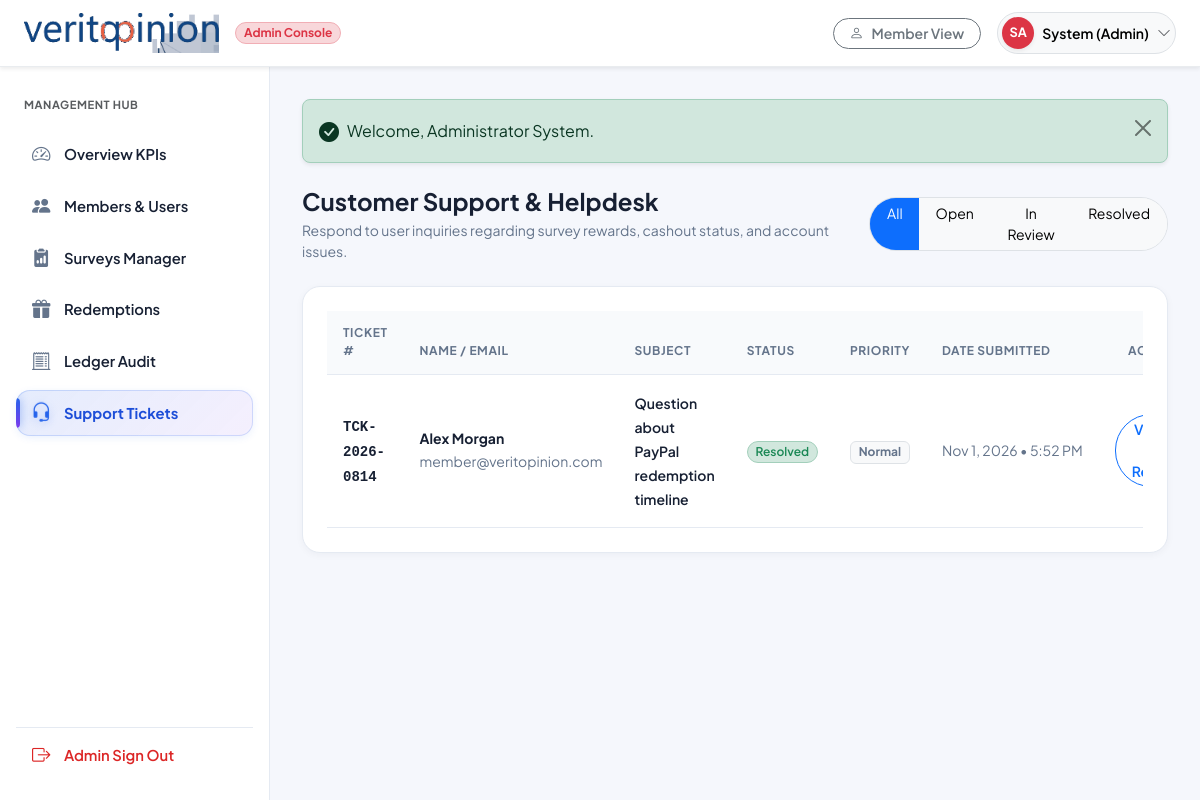
Screenshot of /admin/support.php (signed in) with the database file from the repository.
### tables this page shows
CREATE TABLE `users` (
  `id` INT AUTO_INCREMENT PRIMARY KEY,
  `first_name` VARCHAR(100) NOT NULL,
  `last_name` VARCHAR(100) NOT NULL,
  `email` VARCHAR(191) NOT NULL UNIQUE,
  `pending_email` VARCHAR(191) DEFAULT NULL,
  `email_verification_token` VARCHAR(255) DEFAULT NULL,
  `email_verification_expires_at` DATETIME DEFAULT NULL,
  `password_hash` VARCHAR(255) NOT NULL,
  `country` VARCHAR(100) NOT NULL DEFAULT 'United States',
  `state` VARCHAR(100) DEFAULT NULL,
  `city` VARCHAR(100) DEFAULT NULL,
  `phone` VARCHAR(50) DEFAULT NULL,
  `date_of_birth` DATE DEFAULT NULL,
  `gender` VARCHAR(50) DEFAULT NULL,
  `avatar` VARCHAR(255) DEFAULT NULL,
  `employment_status` VARCHAR(100) DEFAULT NULL,
  `annual_income` VARCHAR(100) DEFAULT NULL,
  `education_level` VARCHAR(100) DEFAULT NULL,
  `role` ENUM('member', 'admin') NOT NULL DEFAULT 'member',
  `status` ENUM('active', 'suspended', 'pending') NOT NULL DEFAULT 'active',
  `balance_points` INT NOT NULL DEFAULT 0,
  `lifetime_earnings_usd` DECIMAL(10,2) NOT NULL DEFAULT 0.00,
  `completed_surveys_count` INT NOT NULL DEFAULT 0,
  `profile_completion_pct` INT NOT NULL DEFAULT 35,
  `notification_preferences` TEXT DEFAULT NULL,
  `reset_token` VARCHAR(255) DEFAULT NULL,
  `reset_expires_at` DATETIME DEFAULT NULL,
  `deleted_at` DATETIME DEFAULT NULL,
  `created_at` TIMESTAMP DEFAULT CURRENT_TIMESTAMP,
  `updated_at` TIMESTAMP DEFAULT CURRENT_TIMESTAMP ON UPDATE CURRENT_TIMESTAMP,
  INDEX `idx_users_email` (`email`),
  INDEX `idx_users_role` (`role`),
  INDEX `idx_users_status` (`status`),
  INDEX `idx_users_deleted` (`deleted_at`)
);

CREATE TABLE `support_tickets` (
  `id` INT AUTO_INCREMENT PRIMARY KEY,
  `ticket_number` VARCHAR(50) NOT NULL UNIQUE,
  `user_id` INT DEFAULT NULL,
  `name` VARCHAR(100) NOT NULL,
  `email` VARCHAR(191) NOT NULL,
  `subject` VARCHAR(255) NOT NULL,
  `message` TEXT NOT NULL,
  `status` ENUM('open', 'in_review', 'resolved') NOT NULL DEFAULT 'open',
  `priority` ENUM('normal', 'high', 'urgent') NOT NULL DEFAULT 'normal',
  `admin_reply` TEXT DEFAULT NULL,
  `admin_id` INT DEFAULT NULL,
  `replied_at` DATETIME DEFAULT NULL,
  `created_at` TIMESTAMP DEFAULT CURRENT_TIMESTAMP,
  `updated_at` TIMESTAMP DEFAULT CURRENT_TIMESTAMP ON UPDATE CURRENT_TIMESTAMP,
  INDEX `idx_tickets_user` (`user_id`),
  INDEX `idx_tickets_status` (`status`),
  INDEX `idx_tickets_admin` (`admin_id`),
  CONSTRAINT `fk_tickets_user` FOREIGN KEY (`user_id`) REFERENCES `users`(`id`) ON DELETE SET NULL,
  CONSTRAINT `fk_tickets_admin` FOREIGN KEY (`admin_id`) REFERENCES `users`(`id`) ON DELETE SET NULL
);

### includes/auth_check.php (called while the page is built, shortened)
<?php
require_once __DIR__ . '/functions.php';
function is_logged_in(): bool {
    if (!empty($_SESSION['user_id'])) {
        return true;
    }
    if (!empty($_COOKIE['vy_auth_token'])) {
        $raw = base64_decode($_COOKIE['vy_auth_token'], true);
        if ($raw && str_contains($raw, ':')) {
            $parts = explode(':', $raw);
            if (count($parts) === 3) {
                [$uId, $expiry, $sig] = $parts;
                $uId = (int)$uId;
                $exp = (int)$expiry;
                if ($uId > 0 && $exp > time()) {
                    try {
                        $db = get_db();
                        $stmt = $db->prepare("SELECT id, role, status, password_hash FROM users WHERE id = :id");
                        $stmt->execute([':id' => $uId]);
                        $u = $stmt->fetch();
                        if ($u && $u['status'] !== 'suspended') {
                            $hashSnippet = substr((string)$u['password_hash'], 0, 16);
                            $expectedSig = hash_hmac('sha256', "{$uId}:{$exp}:{$hashSnippet}", get_app_secret());
                            if (hash_equals($expectedSig, $sig)) {
                                return true;
                            }
                        }
                    } catch (Throwable $e) {
                    }
                }
            }
        }
    }
    return false;
}
function current_user(): ?array {
    static $cachedUser = null;
    if ($cachedUser !== null) {
        return $cachedUser;
    }
    $db = get_db();
    try {
        $stmt = $db->prepare("
            SELECT id, first_name, last_name, email, pending_email, email_verification_token,
                   country, state, city, phone, date_of_birth, gender, avatar,
                   employment_status, annual_income, education_level, role, status,
                   balance_points, lifetime_earnings_usd, completed_surveys_count,
                   profile_completion_pct, notification_preferences, created_at, updated_at
            FROM users
            WHERE id = :id
        ");
        $stmt->execute([':id' => $_SESSION['user_id']]);
        $user = $stmt->fetch();
    } catch (Throwable $e) {
        try {
            $stmt = $db->prepare("
                SELECT id, first_name, last_name, email,
                       country, phone, date_of_birth, gender,
                       employment_status, annual_income, education_level, role, status,
                       balance_points, lifetime_earnings_usd, completed_surveys_count,
                       profile_completion_pct, created_at, updated_at
                FROM users
                WHERE id = :id
            ");
            $stmt->execute([':id' => $_SESSION['user_id']]);
            $user = $stmt->fetch();
            if ($user) {
                $user['pending_email'] = null;
                $user['email_verification_token'] = null;
                $user['email_verification_expires_at'] = null;
                $user['state'] = null;
                $user['city'] = null;
                $user['avatar'] = null;
                $user['notification_preferences'] = null;
            }
        } catch (Throwable $e2) {
            $user = null;
        }
    }
    $cachedUser = $user;
    return $cachedUser;
}
function require_admin(): array {
    $user = current_user();
    return $user;
}

### admin/support.php (the view, shortened to what this page needs)
<?php
require_once __DIR__ . '/../includes/functions.php';
require_once __DIR__ . '/../includes/csrf.php';
require_once __DIR__ . '/../includes/auth_check.php';
$admin = require_admin();
$db = get_db();
$statusFilter = trim($_GET['status'] ?? 'all');
$sql = "SELECT * FROM support_tickets";
if ($statusFilter !== 'all' && !empty($statusFilter)) {
    $sql .= " WHERE status = :st";
    $stmt = $db->prepare($sql . " ORDER BY created_at DESC");
    $stmt->execute([':st' => $statusFilter]);
} else {
    $stmt = $db->query($sql . " ORDER BY created_at DESC");
}
$tickets = $stmt->fetchAll();
require_once __DIR__ . '/../includes/admin_header.php';
?>
<div class="portal-wrapper">
    <?php require_once __DIR__ . '/../includes/admin_sidebar.php'; ?>
    <div class="portal-main">
        <?= render_flash() ?>
        <div class="d-flex flex-column flex-md-row justify-content-between align-items-start align-items-md-center gap-3 mb-4">
            <div>
                <h4 class="fw-bold text-dark mb-1">Customer Support & Helpdesk</h4>
                <p class="text-muted small mb-0">Respond to user inquiries regarding survey rewards, cashout status, and account issues.</p>
            </div>
            <div class="btn-group btn-group-sm rounded-pill border overflow-hidden">
                <a href="<?= BASE_URL ?>/admin/support.php?status=all" class="btn <?= $statusFilter === 'all' ? 'btn-primary' : 'btn-light' ?> px-3">All</a>
                <a href="<?= BASE_URL ?>/admin/support.php?status=open" class="btn <?= $statusFilter === 'open' ? 'btn-primary' : 'btn-light' ?> px-3">Open</a>
                <a href="<?= BASE_URL ?>/admin/support.php?status=in_review" class="btn <?= $statusFilter === 'in_review' ? 'btn-primary' : 'btn-light' ?> px-3">In Review</a>
                <a href="<?= BASE_URL ?>/admin/support.php?status=resolved" class="btn <?= $statusFilter === 'resolved' ? 'btn-primary' : 'btn-light' ?> px-3">Resolved</a>
            </div>
        </div>
        <div class="card card-vy border-0 shadow-sm p-4">
            <?php if (empty($tickets)): ?>
                <div class="text-center py-4 text-muted small">No support tickets found under this filter.</div>
            <?php else: ?>
                <div class="table-responsive">
                    <table class="table table-hover align-middle mb-0">
                        <thead class="table-light small text-muted">
                            <tr>
                                <th>Ticket #</th>
                                <th>Name / Email</th>
                                <th>Subject</th>
                                <th>Status</th>
                                <th>Priority</th>
                                <th>Date Submitted</th>
                                <th class="text-end">Actions</th>
                            </tr>
                        </thead>
                        <tbody>
                            <?php foreach ($tickets as $t): ?>
                                <tr>
                                    <td><code class="fw-bold small text-dark"><?= e($t['ticket_number']) ?></code></td>
                                    <td>
                                        <div class="fw-bold text-dark small"><?= e($t['name']) ?></div>
                                        <small class="text-muted"><?= e($t['email']) ?></small>
                                    </td>
                                    <td>
                                        <span class="small fw-semibold text-dark"><?= e($t['subject']) ?></span>
                                    </td>
                                    <td>
                                        <?php
                                        $badge = match($t['status']) {
                                            'resolved' => 'bg-success-subtle text-success border-success-subtle',
                                            'in_review' => 'bg-info-subtle text-info border-info-subtle',
                                            default => 'bg-danger-subtle text-danger border-danger-subtle'
                                        };
                                        ?>
                                        <span class="badge <?= $badge ?> border rounded-pill px-2.5 py-1 small fw-semibold text-capitalize">
                                            <?= str_replace('_', ' ', e($t['status'])) ?>
                                        </span>
                                    </td>
                                    <td>
                                        <span class="badge bg-light text-secondary border small text-capitalize"><?= e($t['priority']) ?></span>
                                    </td>
                                    <td class="small text-muted text-nowrap"><?= date('M j, Y • g:i A', strtotime($t['created_at'])) ?></td>
                                    <td class="text-end">
                                        <button type="button" class="btn btn-sm btn-outline-primary rounded-pill px-3 py-1 small fw-semibold" data-bs-toggle="modal" data-bs-target="#ticketModal_<?= $t['id'] ?>">
                                            View & Reply
                                        </button>
                                    </td>
                                </tr>
                            <?php endforeach; ?>
                        </tbody>
                    </table>
                </div>
            <?php endif; ?>
        </div>
<?php require_once __DIR__ . '/../includes/admin_footer.php'; ?>

### includes/admin_header.php (shortened to what this page needs)
<?php
require_once __DIR__ . '/functions.php';
require_once __DIR__ . '/auth_check.php';
$admin = require_admin();
$initials = strtoupper(substr($admin['first_name'], 0, 1) . substr($admin['last_name'], 0, 1));
?>
<!DOCTYPE html>
<html lang="en">
<head>
    <link href="https://cdn.jsdelivr.net/npm/bootstrap@5.3.3/dist/css/bootstrap.min.css" rel="stylesheet">
    <link rel="stylesheet" href="https://cdn.jsdelivr.net/npm/bootstrap-icons@1.11.3/font/bootstrap-icons.min.css">
    <link rel="stylesheet" href="<?= BASE_URL ?>/assets/css/style.css">
</head>
<body class="bg-light">
<header class="navbar navbar-expand bg-white border-bottom border-light-subtle sticky-top px-3 py-2 shadow-sm">
    <div class="container-fluid px-2">
        <div class="d-flex align-items-center gap-3">
            <a class="navbar-brand d-flex align-items-center m-0" href="<?= BASE_URL ?>/admin/dashboard.php" aria-label="Veritopinion">
                <img src="<?= BASE_URL ?>/assets/images/veritopinion-logo.png" alt="Veritopinion" height="34" class="brand-logo-img">
            </a>
            <span class="badge bg-danger-subtle text-danger border border-danger-subtle rounded-pill px-2.5 py-1 fw-bold small">
                Admin Console
            </span>
        </div>
        <div class="d-flex align-items-center gap-3 ms-auto">
            <a href="<?= BASE_URL ?>/member/dashboard.php" class="btn btn-sm btn-outline-secondary rounded-pill px-3 py-1.5 small fw-semibold d-none d-md-inline-flex align-items-center gap-1">
                <i class="bi bi-person me-1"></i> Member View
            </a>
            <div class="dropdown">
                <button class="btn btn-light rounded-pill p-1 pe-2.5 d-flex align-items-center gap-2 border" type="button" id="adminMenuBtn" data-bs-toggle="dropdown" aria-expanded="false">
                    <div class="rounded-circle bg-danger text-white fw-bold d-flex align-items-center justify-content-center shadow-sm" style="width: 32px; height: 32px; font-size: 0.8rem;">
                        <?= $initials ?>
                    </div>
                    <span class="fw-semibold small d-none d-sm-inline"><?= e($admin['first_name']) ?> (Admin)</span>
                    <i class="bi bi-chevron-down small text-muted"></i>
                </button>
            </div>
        </div>
    </div>
</header>

### rows the page displays
users: initials "SA", first_name "System"
support_tickets: ticket_number "TCK-2026-0814", name "Alex Morgan", email "member@veritopinion.com", subject "Question about PayPal redemption timeline", status "Resolved", priority "Normal", created_at "Nov 1, 2026 • 5:52 PM"

### other values shown
$msg "Welcome, Administrator System."
